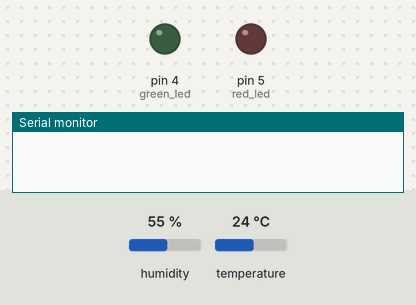
Recording of a sketch running on a simulated Arduino Uno, built with avr-gcc and run on an emulated ATmega328P. On the bench: output pins drawn as LEDs (lit = HIGH), the last lines printed to the serial monitor. Inputs (shaded band) come from the test bench; at power-on: humidity 55 %, temperature 24 °C. Pins used as bus, display or sensor lines are not drawn.

Above: at 0.1 s.
At 107.31 s:
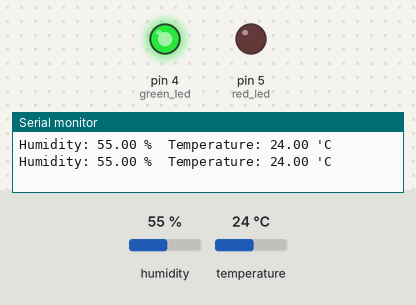
Timing chart, 0 to 108.9 s (numbered marks = the images above):
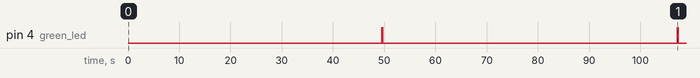

The sketch:

DHT_og_sleep.ino
```cpp
#include <LowPower.h>
#include "DHT.h"

#define DHTPIN 2

#define DHTTYPE DHT22

DHT dht(DHTPIN, DHTTYPE);

int green_led = 4;
int red_led = 5;
int DHT_vcc = 9;

int sleep = 0;

void setup() {

  pinMode(green_led, OUTPUT);
  pinMode(red_led, OUTPUT);
  pinMode(DHT_vcc, OUTPUT);

  digitalWrite(green_led, LOW);
  digitalWrite(red_led, LOW);
  digitalWrite(DHT_vcc, LOW);

  Serial.begin(9600);

  dht.begin();
}

void loop() {
  //Counter for sleep cycles.
  sleep += 1;

  //Checks to see we have slept long enough. If not, go back to sleep.
  if (sleep >= 7) {

    //Turn on DHT via 5V output pin, then wait for 1500 ms for whatever initialization the DHT22 needs. Determined through trial and error.
    digitalWrite(DHT_vcc, HIGH);
    delay(1500);

    // Reading temperature and humidity here.
    float h = dht.readHumidity();
    float t = dht.readTemperature();

    //Turning off the DHT22 before sleeping later.
    digitalWrite(DHT_vcc, LOW);

    // Check if any reads failed and blink red LED if so.
    if (isnan(h) || isnan(t)) {
      Serial.println("Failed to get readings!");
      for (int i=0; i < 5; i++ ){
        digitalWrite(red_led, HIGH);
        delay(50);
        digitalWrite(red_led, LOW);
        delay(100);
      }
    }
    //Prints readings to serial.
    else {
      Serial.print("Humidity: ");
      Serial.print(h);
      Serial.print(" %\t");
      Serial.print("Temperature: ");
      Serial.print(t);
      Serial.print(" 'C ");
      Serial.println();

    //Blinks green to indicate successful readings.
      for (int i=0; i < 5; i++ ){
          digitalWrite(green_led, HIGH);
          delay(20);
          digitalWrite(green_led, LOW);
          delay(20);
          }
        }

      //clear the sleep variable to start a new sleep/wake period.
      sleep = 0;

    }
//Sleeps for 8 seconds.
LowPower.powerDown(SLEEP_8S, ADC_OFF, BOD_OFF);

}
```

Measured:
- by itself, pin 4 (green_led): goes 4 × (HIGH 0.02 s, LOW 0.02 s), HIGH 0.02 s, LOW 57.5 s, 4 × (HIGH 0.02 s, LOW 0.02 s), HIGH 0.02 s, then LOW
